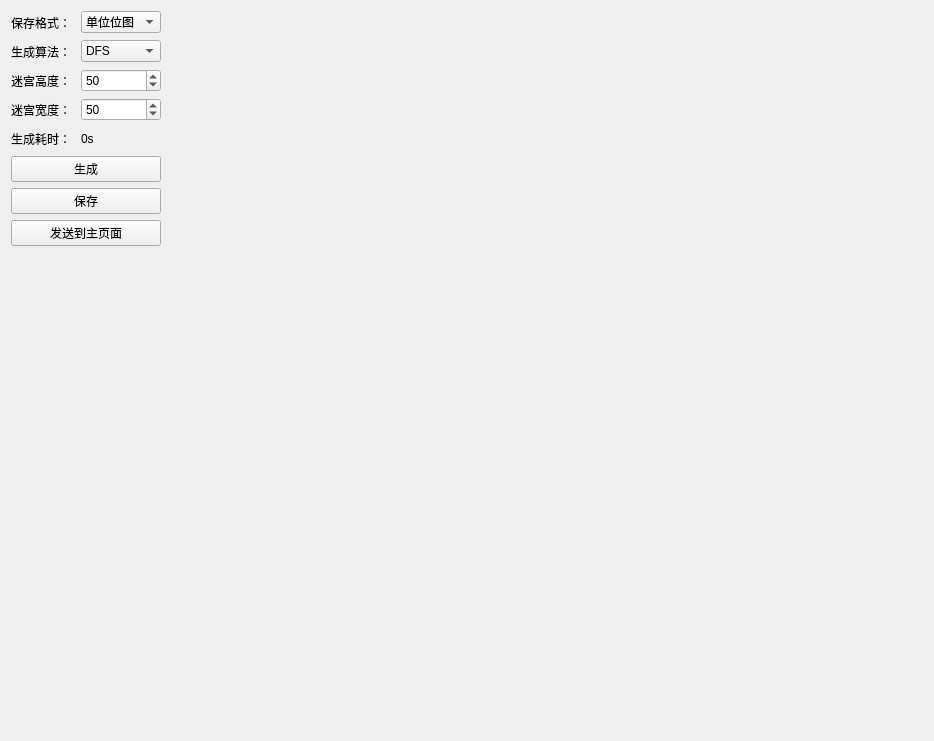
<?xml version="1.0" encoding="UTF-8"?>
<ui version="4.0">
 <class>QT::GenerateMaze</class>
 <widget class="QWidget" name="QT::GenerateMaze">
  <property name="geometry">
   <rect>
    <x>0</x>
    <y>0</y>
    <width>934</width>
    <height>741</height>
   </rect>
  </property>
  <property name="windowTitle">
   <string>GenerateMaze</string>
  </property>
  <layout class="QGridLayout" name="gridLayout">
   <item row="0" column="1" rowspan="3">
    <widget class="GenerateDisplay" name="image" native="true">
     <property name="sizePolicy">
      <sizepolicy hsizetype="Preferred" vsizetype="Preferred">
       <horstretch>2</horstretch>
       <verstretch>0</verstretch>
      </sizepolicy>
     </property>
    </widget>
   </item>
   <item row="2" column="0">
    <spacer name="verticalSpacer">
     <property name="orientation">
      <enum>Qt::Vertical</enum>
     </property>
     <property name="sizeHint" stdset="0">
      <size>
       <width>20</width>
       <height>40</height>
      </size>
     </property>
    </spacer>
   </item>
   <item row="0" column="0">
    <layout class="QGridLayout" name="gridLayout_2">
     <item row="2" column="2">
      <widget class="QComboBox" name="generateMethodComboBox">
       <item>
        <property name="text">
         <string>DFS</string>
        </property>
       </item>
      </widget>
     </item>
     <item row="3" column="2">
      <widget class="QSpinBox" name="mazeHeightSpinBox">
       <property name="minimum">
        <number>10</number>
       </property>
       <property name="maximum">
        <number>1000</number>
       </property>
       <property name="value">
        <number>50</number>
       </property>
      </widget>
     </item>
     <item row="2" column="1">
      <widget class="QLabel" name="generateMethodLabel">
       <property name="minimumSize">
        <size>
         <width>0</width>
         <height>23</height>
        </size>
       </property>
       <property name="text">
        <string>生成算法：</string>
       </property>
      </widget>
     </item>
     <item row="6" column="1" colspan="2">
      <widget class="QPushButton" name="generateMazeButton">
       <property name="sizePolicy">
        <sizepolicy hsizetype="Preferred" vsizetype="Fixed">
         <horstretch>3</horstretch>
         <verstretch>0</verstretch>
        </sizepolicy>
       </property>
       <property name="minimumSize">
        <size>
         <width>150</width>
         <height>0</height>
        </size>
       </property>
       <property name="text">
        <string>生成</string>
       </property>
      </widget>
     </item>
     <item row="4" column="2">
      <widget class="QSpinBox" name="mazeWidthSpinBox">
       <property name="minimum">
        <number>10</number>
       </property>
       <property name="maximum">
        <number>1000</number>
       </property>
       <property name="value">
        <number>50</number>
       </property>
      </widget>
     </item>
     <item row="1" column="2">
      <widget class="QComboBox" name="saveTypeComboBox">
       <property name="sizePolicy">
        <sizepolicy hsizetype="Preferred" vsizetype="Fixed">
         <horstretch>2</horstretch>
         <verstretch>0</verstretch>
        </sizepolicy>
       </property>
       <item>
        <property name="text">
         <string>单位位图</string>
        </property>
       </item>
       <item>
        <property name="text">
         <string>8位位图</string>
        </property>
       </item>
       <item>
        <property name="text">
         <string>24位位图</string>
        </property>
       </item>
      </widget>
     </item>
     <item row="1" column="1">
      <widget class="QLabel" name="saveTypeLabel">
       <property name="sizePolicy">
        <sizepolicy hsizetype="Preferred" vsizetype="Preferred">
         <horstretch>1</horstretch>
         <verstretch>0</verstretch>
        </sizepolicy>
       </property>
       <property name="minimumSize">
        <size>
         <width>0</width>
         <height>23</height>
        </size>
       </property>
       <property name="text">
        <string>保存格式：</string>
       </property>
      </widget>
     </item>
     <item row="7" column="1" colspan="2">
      <widget class="QPushButton" name="saveToFileButton">
       <property name="text">
        <string>保存</string>
       </property>
      </widget>
     </item>
     <item row="8" column="1" colspan="2">
      <widget class="QPushButton" name="sendToMainPageButton">
       <property name="text">
        <string>发送到主页面</string>
       </property>
      </widget>
     </item>
     <item row="4" column="1">
      <widget class="QLabel" name="mazeWidthLabel">
       <property name="minimumSize">
        <size>
         <width>0</width>
         <height>23</height>
        </size>
       </property>
       <property name="text">
        <string>迷宫宽度：</string>
       </property>
      </widget>
     </item>
     <item row="3" column="1">
      <widget class="QLabel" name="mazeHeightLabel">
       <property name="minimumSize">
        <size>
         <width>0</width>
         <height>23</height>
        </size>
       </property>
       <property name="text">
        <string>迷宫高度：</string>
       </property>
      </widget>
     </item>
     <item row="5" column="1">
      <widget class="QLabel" name="generateTimeCostLabel">
       <property name="minimumSize">
        <size>
         <width>0</width>
         <height>23</height>
        </size>
       </property>
       <property name="text">
        <string>生成耗时：</string>
       </property>
      </widget>
     </item>
     <item row="5" column="2">
      <widget class="QLabel" name="generateTimeCostValueLabel">
       <property name="text">
        <string>0s</string>
       </property>
      </widget>
     </item>
    </layout>
   </item>
  </layout>
 </widget>
 <customwidgets>
  <customwidget>
   <class>GenerateDisplay</class>
   <extends>QWidget</extends>
   <header>GenerateDisplay.h</header>
   <container>1</container>
   <slots>
    <slot>generateMaze()</slot>
    <slot>setHeight(int)</slot>
    <slot>setWidth(int)</slot>
   </slots>
  </customwidget>
 </customwidgets>
 <resources/>
 <connections>
  <connection>
   <sender>saveToFileButton</sender>
   <signal>clicked()</signal>
   <receiver>QT::GenerateMaze</receiver>
   <slot>saveMaze()</slot>
   <hints>
    <hint type="sourcelabel">
     <x>96</x>
     <y>165</y>
    </hint>
    <hint type="destinationlabel">
     <x>158</x>
     <y>181</y>
    </hint>
   </hints>
  </connection>
  <connection>
   <sender>mazeWidthSpinBox</sender>
   <signal>valueChanged(int)</signal>
   <receiver>image</receiver>
   <slot>setWidth(int)</slot>
   <hints>
    <hint type="sourcelabel">
     <x>128</x>
     <y>109</y>
    </hint>
    <hint type="destinationlabel">
     <x>267</x>
     <y>108</y>
    </hint>
   </hints>
  </connection>
  <connection>
   <sender>mazeHeightSpinBox</sender>
   <signal>valueChanged(int)</signal>
   <receiver>image</receiver>
   <slot>setHeight(int)</slot>
   <hints>
    <hint type="sourcelabel">
     <x>127</x>
     <y>79</y>
    </hint>
    <hint type="destinationlabel">
     <x>178</x>
     <y>79</y>
    </hint>
   </hints>
  </connection>
  <connection>
   <sender>generateMazeButton</sender>
   <signal>clicked()</signal>
   <receiver>QT::GenerateMaze</receiver>
   <slot>generateMaze()</slot>
   <hints>
    <hint type="sourcelabel">
     <x>123</x>
     <y>137</y>
    </hint>
    <hint type="destinationlabel">
     <x>164</x>
     <y>146</y>
    </hint>
   </hints>
  </connection>
 </connections>
 <slots>
  <slot>saveMaze()</slot>
  <slot>generateMaze()</slot>
 </slots>
</ui>
